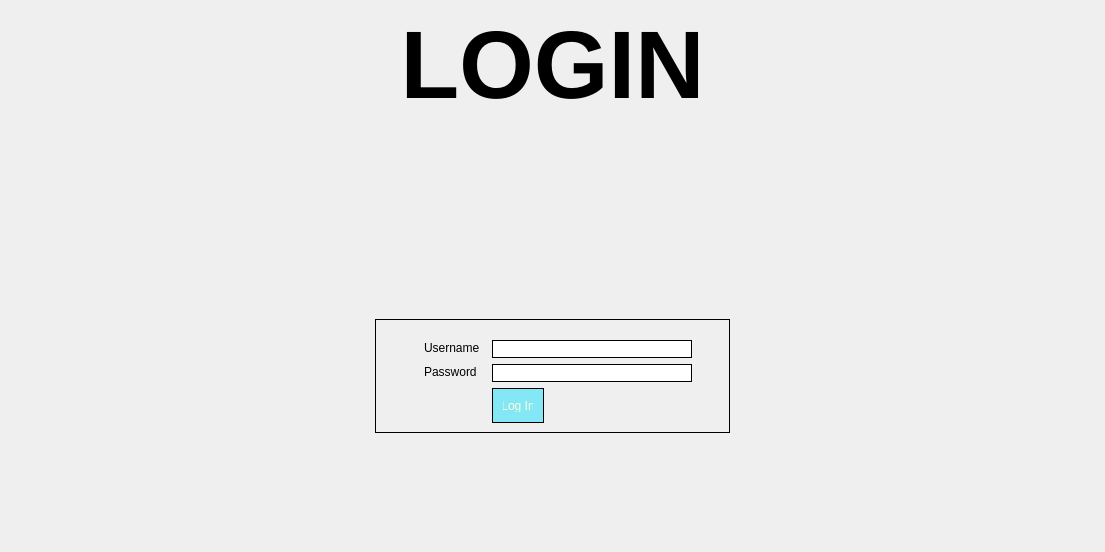
<?xml version="1.0" encoding="UTF-8"?>
<ui version="4.0">
 <class>Form</class>
 <widget class="QWidget" name="Form">
  <property name="geometry">
   <rect>
    <x>0</x>
    <y>0</y>
    <width>1105</width>
    <height>552</height>
   </rect>
  </property>
  <property name="minimumSize">
   <size>
    <width>0</width>
    <height>0</height>
   </size>
  </property>
  <property name="windowTitle">
   <string>Form</string>
  </property>
  <layout class="QVBoxLayout" name="verticalLayout">
   <item>
    <widget class="QLabel" name="label">
     <property name="text">
      <string>&lt;html&gt;&lt;head/&gt;&lt;body&gt;&lt;p align=&quot;center&quot;&gt;&lt;span style=&quot; font-size:72pt; font-weight:600;&quot;&gt;LOGIN&lt;/span&gt;&lt;/p&gt;&lt;/body&gt;&lt;/html&gt;</string>
     </property>
    </widget>
   </item>
   <item>
    <spacer name="verticalSpacer_3">
     <property name="orientation">
      <enum>Qt::Vertical</enum>
     </property>
     <property name="sizeHint" stdset="0">
      <size>
       <width>20</width>
       <height>40</height>
      </size>
     </property>
    </spacer>
   </item>
   <item alignment="Qt::AlignHCenter">
    <widget class="QLabel" name="label_2">
     <property name="sizePolicy">
      <sizepolicy hsizetype="MinimumExpanding" vsizetype="MinimumExpanding">
       <horstretch>0</horstretch>
       <verstretch>0</verstretch>
      </sizepolicy>
     </property>
     <property name="minimumSize">
      <size>
       <width>100</width>
       <height>100</height>
      </size>
     </property>
     <property name="maximumSize">
      <size>
       <width>400</width>
       <height>400</height>
      </size>
     </property>
     <property name="sizeIncrement">
      <size>
       <width>1</width>
       <height>1</height>
      </size>
     </property>
     <property name="baseSize">
      <size>
       <width>200</width>
       <height>200</height>
      </size>
     </property>
     <property name="text">
      <string/>
     </property>
     <property name="pixmap">
      <pixmap>logo.jpg</pixmap>
     </property>
     <property name="scaledContents">
      <bool>true</bool>
     </property>
    </widget>
   </item>
   <item>
    <spacer name="verticalSpacer_2">
     <property name="orientation">
      <enum>Qt::Vertical</enum>
     </property>
     <property name="sizeHint" stdset="0">
      <size>
       <width>20</width>
       <height>40</height>
      </size>
     </property>
    </spacer>
   </item>
   <item>
    <widget class="QWidget" name="widget" native="true">
     <layout class="QHBoxLayout" name="horizontalLayout">
      <item>
       <spacer name="horizontalSpacer">
        <property name="orientation">
         <enum>Qt::Horizontal</enum>
        </property>
        <property name="sizeHint" stdset="0">
         <size>
          <width>40</width>
          <height>20</height>
         </size>
        </property>
       </spacer>
      </item>
      <item>
       <widget class="QFrame" name="">
        <property name="styleSheet">
         <string notr="true">border:1px solid</string>
        </property>
        <layout class="QFormLayout" name="formLayout">
         <property name="fieldGrowthPolicy">
          <enum>QFormLayout::AllNonFixedFieldsGrow</enum>
         </property>
         <property name="formAlignment">
          <set>Qt::AlignCenter</set>
         </property>
         <property name="horizontalSpacing">
          <number>12</number>
         </property>
         <property name="verticalSpacing">
          <number>6</number>
         </property>
         <property name="leftMargin">
          <number>20</number>
         </property>
         <property name="topMargin">
          <number>20</number>
         </property>
         <property name="rightMargin">
          <number>20</number>
         </property>
         <item row="0" column="0">
          <widget class="QLabel" name="usernameLabel">
           <property name="sizePolicy">
            <sizepolicy hsizetype="Expanding" vsizetype="Preferred">
             <horstretch>0</horstretch>
             <verstretch>0</verstretch>
            </sizepolicy>
           </property>
           <property name="minimumSize">
            <size>
             <width>47</width>
             <height>16</height>
            </size>
           </property>
           <property name="maximumSize">
            <size>
             <width>94</width>
             <height>16</height>
            </size>
           </property>
           <property name="styleSheet">
            <string notr="true">border:none</string>
           </property>
           <property name="text">
            <string>Username</string>
           </property>
          </widget>
         </item>
         <item row="0" column="1">
          <widget class="QLineEdit" name="usernameText">
           <property name="minimumSize">
            <size>
             <width>200</width>
             <height>0</height>
            </size>
           </property>
           <property name="maximumSize">
            <size>
             <width>200</width>
             <height>20</height>
            </size>
           </property>
           <property name="text">
            <string/>
           </property>
          </widget>
         </item>
         <item row="2" column="0">
          <widget class="QLabel" name="passwordLabel">
           <property name="sizePolicy">
            <sizepolicy hsizetype="Expanding" vsizetype="Preferred">
             <horstretch>0</horstretch>
             <verstretch>0</verstretch>
            </sizepolicy>
           </property>
           <property name="minimumSize">
            <size>
             <width>46</width>
             <height>16</height>
            </size>
           </property>
           <property name="maximumSize">
            <size>
             <width>84</width>
             <height>16</height>
            </size>
           </property>
           <property name="baseSize">
            <size>
             <width>94</width>
             <height>16</height>
            </size>
           </property>
           <property name="styleSheet">
            <string notr="true">border: none</string>
           </property>
           <property name="text">
            <string>Password</string>
           </property>
          </widget>
         </item>
         <item row="2" column="1">
          <widget class="QLineEdit" name="passwordText">
           <property name="minimumSize">
            <size>
             <width>200</width>
             <height>0</height>
            </size>
           </property>
           <property name="maximumSize">
            <size>
             <width>200</width>
             <height>20</height>
            </size>
           </property>
           <property name="text">
            <string/>
           </property>
          </widget>
         </item>
         <item row="4" column="1">
          <widget class="QPushButton" name="loginBtn">
           <property name="sizePolicy">
            <sizepolicy hsizetype="Minimum" vsizetype="Fixed">
             <horstretch>0</horstretch>
             <verstretch>0</verstretch>
            </sizepolicy>
           </property>
           <property name="maximumSize">
            <size>
             <width>52</width>
             <height>35</height>
            </size>
           </property>
           <property name="styleSheet">
            <string notr="true">background-color: rgb(132, 231, 245); color: rgb(255, 255, 221);padding: 10px
</string>
           </property>
           <property name="text">
            <string>Log In</string>
           </property>
          </widget>
         </item>
        </layout>
       </widget>
      </item>
      <item>
       <spacer name="horizontalSpacer_2">
        <property name="orientation">
         <enum>Qt::Horizontal</enum>
        </property>
        <property name="sizeHint" stdset="0">
         <size>
          <width>40</width>
          <height>20</height>
         </size>
        </property>
       </spacer>
      </item>
     </layout>
    </widget>
   </item>
   <item>
    <spacer name="verticalSpacer">
     <property name="orientation">
      <enum>Qt::Vertical</enum>
     </property>
     <property name="sizeHint" stdset="0">
      <size>
       <width>40</width>
       <height>100</height>
      </size>
     </property>
    </spacer>
   </item>
  </layout>
 </widget>
 <resources>
  <include location="logo.qrc"/>
 </resources>
 <connections/>
</ui>
